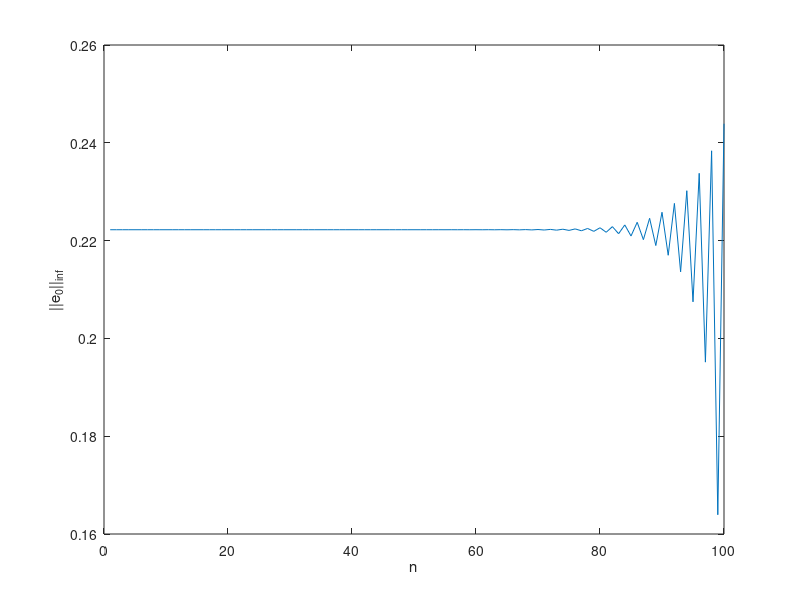

Reproduce this figure in MATLAB. (Note: this script raises an error after producing the figure.)
%e)ii)
truexarr = [];
e0arr = [];
for n = 1:100
    %making A and b
    A = zeros(n);
    b = zeros(n,1);
    x = zeros(n,1);
    for i = 1:n
        A(i,i) = 4.1;
        b(i) = 1.0;
        if i ~= n
            A(i,i+1) = 2.0;
            A(i+1,i) = 2.0;
        end
    end
    truex = A\b;
    e0 = norm(truex - x,inf);
    e0arr = [e0arr;e0];    
end

plot(linspace(100,1),e0arr);
xlabel("n");
ylabel("||e_{0}||_{inf}");

%e)iii) (this takes a little while ~30 seconds)
%n is multiples of 128 up to 4096
nspace = [128 256 512 1024 2048 4096];
it = [];
itj = [];
for n = nspace
    %making A and b
    A = zeros(n);
    b = zeros(n,1);
    x = zeros(n,1);
    for i = 1:n
        A(i,i) = 4.1;
        b(i) = 1.0;
        if i ~= n
            A(i,i+1) = 2.0;
            A(i+1,i) = 2.0;
        end
    end
    %w=1 is G-S
    %it always seems to be 265, so I have capped the number of iterations
    %to 266 to speed it up
    [rk,xk,itr] = sor(A,b,266,1,1e-9);
    it = [it,itr(1)];
    %jacobi caps out at 840, so I only do 841 iterations
    [rkj,xkj,itrj] = jacobi(A,b,841,1e-9);
    itj = [itj,itrj(1)];
end



figure;
plot(nspace,it);
hold on
plot(nspace,itj);
hold off
title("Number of iterations of G-S for varying size of A");
xlabel("n");
ylabel("Number of iterations for G-S");
legend("G-S","Jacobi");
    
%e)iv)
n = 256;
A = zeros(n);
b = zeros(n,1);
x = zeros(n,1);
for i = 1:n
    A(i,i) = 4.1;
    b(i) = 1.0;
    if i ~= n
        A(i,i+1) = 2.0;
        A(i+1,i) = 2.0;
    end
end

[rk,xk,itr] = jacobi(A,b,1000,1e-9);
it = itr(1);
%this is the number of iterations for jacobi
disp(it);

%couldn't get sor to work for 0.2 and 0.4
wspace = linspace(0.6,2,8);
itrsarr = [];

for w = wspace
    [rks,xks,itrs] = sor(A,b,1000,w,1e-9);
    itrsarr = [itrsarr,itrs(1)];
end
figure;
plot(wspace,itrsarr);
title("Iteration changing with \omega values and n=256");
xlabel("\omega");
ylabel("Number of iterations");

%e)v)
n = 256;
A = zeros(n);
b = zeros(n,1);
x = zeros(n,1);
for i = 1:n
    A(i,i) = 4.1;
    b(i) = 1.0;
    if i ~= n
        A(i,i+1) = 2.0;
        A(i+1,i) = 2.0;
    end
end

tolspace = [1e-1 1e-2 1e-4 1e-8];
it = [];
itrsarr = [];
for tol = tolspace
    %jacobi
    [rk,xk,itr] = jacobi(A,b,1000,tol);
    it = [it, itr(1)];
    %sor with w=0.6
    [rks,xks,itrs] = sor(A,b,1000,0.6,tol);
    itrsarr = [itrsarr,itrs(1)];
end

figure;
plot(tolspace,it);
hold on
plot(tolspace,itrsarr);
hold off
title("Number of iterations with varying \epsilon and n=256")
xlabel("\epsilon")
ylabel("Number of iterations");

%the relationship between tol and the number of iterations makes sense,
%since the more generous tol is, the less iterations it takes
    